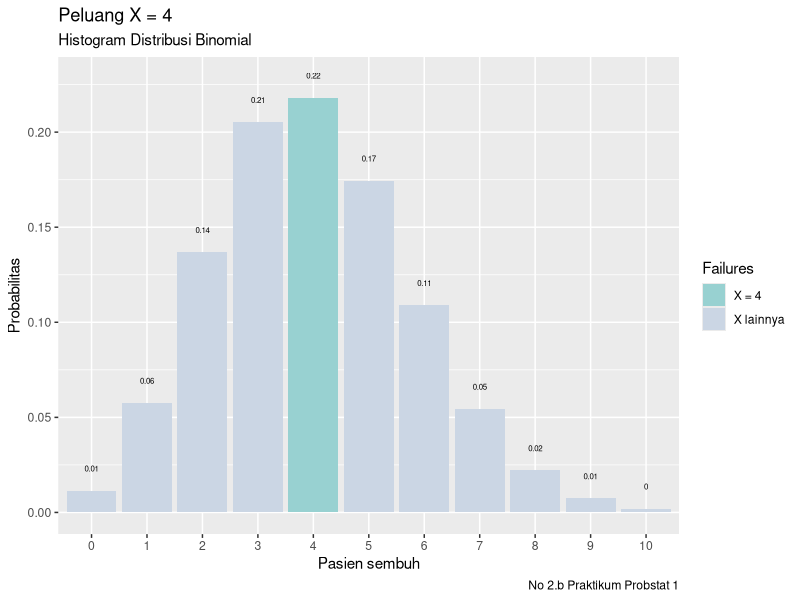

The R script that drew this image:
# ________________________________________________________________________________________________________________________________
# 2a

x <- 4
n <- 20
p <- 0.2
res <- dbinom(x,n,p,log = FALSE)
cat(sprintf("No 2.a -> %f", res))

# ________________________________________________________________________________________________________________________________
# 2b

library(dplyr)
library(ggplot2)

banyak_data <- 10

n <- 4
p <- 0.2
prob <- dbinom(x = 0:banyak_data, size = 20, p)

data.frame(x = 0:banyak_data, prob) %>%
    mutate(Failures = ifelse(x == n, "X = 4", "X lainnya")) %>%
    ggplot(aes(x = factor(x), y = prob, fill = Failures)) +
    scale_fill_manual(values = c("#98d1d1","#cbd6e4")) +
    geom_col() +
    geom_text(
        aes(label = round(prob,2), y = prob + 0.01),
        position = position_dodge(0.9),
        size = 2,
        vjust = 0
    ) +
    labs(
        title = "Peluang X = 4 ",
        subtitle = "Histogram Distribusi Binomial",
        caption = "No 2.b Praktikum Probstat 1",
        x = "Pasien sembuh",
        y = "Probabilitas"
    ) 

# ________________________________________________________________________________________________________________________________
# 2c

n <- 20
p <- 0.2
cat(sprintf("No 2.c rataan -> %f", n*p))

cat(sprintf("No 2.c varian -> %f", n*p*(1-p)))
